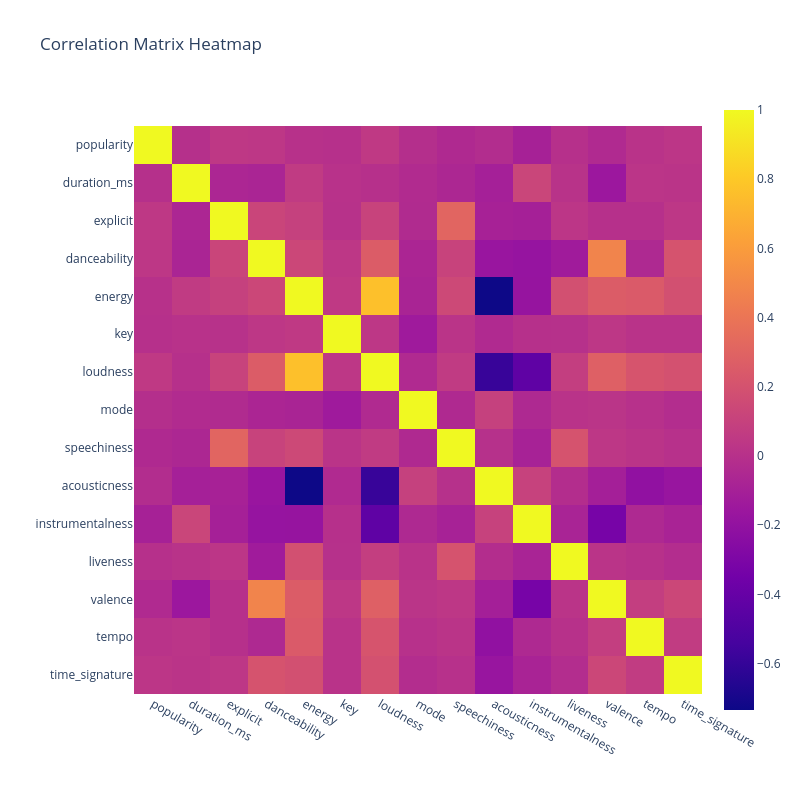

Notebook code cell kept with this figure:
### Code cell
from plotly import express as px
fig = px.imshow(corr_matrix,
                x=corr_matrix.columns,
                y=corr_matrix.index,
                title="Correlation Matrix Heatmap")

fig.update_layout(
    xaxis_title="",
    yaxis_title="",
    width=800,
    height=800
)

fig.show()

### Figure 1 — Plotly figure (JSON) as saved in the notebook; plotly's stock layout.template omitted (floating-point values rounded to 4 significant figures; data arrays with more than 128 entries replaced by an {"elided": "..."} marker saying what was removed)
{"data": [{"coloraxis": "coloraxis", "hovertemplate": "x: %{x}<br>y: %{y}<br>color: %{z}<extra></extra>", "name": "0", "type": "heatmap", "x": ["popularity", "duration_ms", "explicit", "danceability", "energy", "key", "loudness", "mode", "speechiness", "acousticness", "instrumentalness", "liveness", "valence", "tempo", "time_signature"], "xaxis": "x", "y": ["popularity", "duration_ms", "explicit", "danceability", "energy", "key", "loudness", "mode", "speechiness", "acousticness", "instrumentalness", "liveness", "valence", "tempo", "time_signature"], "yaxis": "y", "z": {"elided": "15x15 float values"}}], "layout": {"coloraxis": {"colorscale": [[0, "#0d0887"], [0.1111, "#46039f"], [0.2222, "#7201a8"], [0.3333, "#9c179e"], [0.4444, "#bd3786"], [0.5556, "#d8576b"], [0.6667, "#ed7953"], [0.7778, "#fb9f3a"], [0.8889, "#fdca26"], [1, "#f0f921"]]}, "height": 800, "title": {"text": "Correlation Matrix Heatmap"}, "width": 800, "xaxis": {"anchor": "y", "constrain": "domain", "domain": [0, 1], "scaleanchor": "y", "title": {"text": ""}}, "yaxis": {"anchor": "x", "autorange": "reversed", "constrain": "domain", "domain": [0, 1], "title": {"text": ""}}}}
